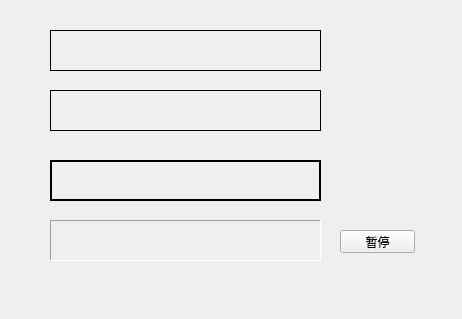
<?xml version="1.0" encoding="UTF-8"?>
<ui version="4.0">
    <class>Widget</class>
    <widget class="QWidget" name="Widget">
        <property name="geometry">
            <rect>
                <x>0</x>
                <y>0</y>
                <width>462</width>
                <height>319</height>
            </rect>
        </property>
        <property name="windowTitle">
            <string>Widget</string>
        </property>
        <widget class="MyLabel" name="label">
            <property name="geometry">
                <rect>
                    <x>50</x>
                    <y>30</y>
                    <width>271</width>
                    <height>41</height>
                </rect>
            </property>
            <property name="frameShape">
                <enum>QFrame::Box</enum>
            </property>
            <property name="text">
                <string/>
            </property>
        </widget>
        <widget class="QLabel" name="label_2">
            <property name="geometry">
                <rect>
                    <x>50</x>
                    <y>90</y>
                    <width>271</width>
                    <height>41</height>
                </rect>
            </property>
            <property name="frameShape">
                <enum>QFrame::Panel</enum>
            </property>
            <property name="text">
                <string/>
            </property>
        </widget>
        <widget class="QLabel" name="label_3">
            <property name="geometry">
                <rect>
                    <x>50</x>
                    <y>160</y>
                    <width>271</width>
                    <height>41</height>
                </rect>
            </property>
            <property name="frameShape">
                <enum>QFrame::WinPanel</enum>
            </property>
            <property name="text">
                <string/>
            </property>
        </widget>
        <widget class="QLabel" name="label_4">
            <property name="geometry">
                <rect>
                    <x>50</x>
                    <y>220</y>
                    <width>271</width>
                    <height>41</height>
                </rect>
            </property>
            <property name="frameShape">
                <enum>QFrame::Panel</enum>
            </property>
            <property name="frameShadow">
                <enum>QFrame::Sunken</enum>
            </property>
            <property name="text">
                <string/>
            </property>
        </widget>
        <widget class="QPushButton" name="btn">
            <property name="geometry">
                <rect>
                    <x>340</x>
                    <y>230</y>
                    <width>75</width>
                    <height>23</height>
                </rect>
            </property>
            <property name="text">
                <string>暂停</string>
            </property>
        </widget>
    </widget>
    <layoutdefault spacing="6" margin="11"/>
    <customwidgets>
        <customwidget>
            <class>MyLabel</class>
            <extends>QLabel</extends>
<!--            <header>mylabel.h</header>-->
        </customwidget>
    </customwidgets>
    <resources/>
    <connections/>
</ui>
